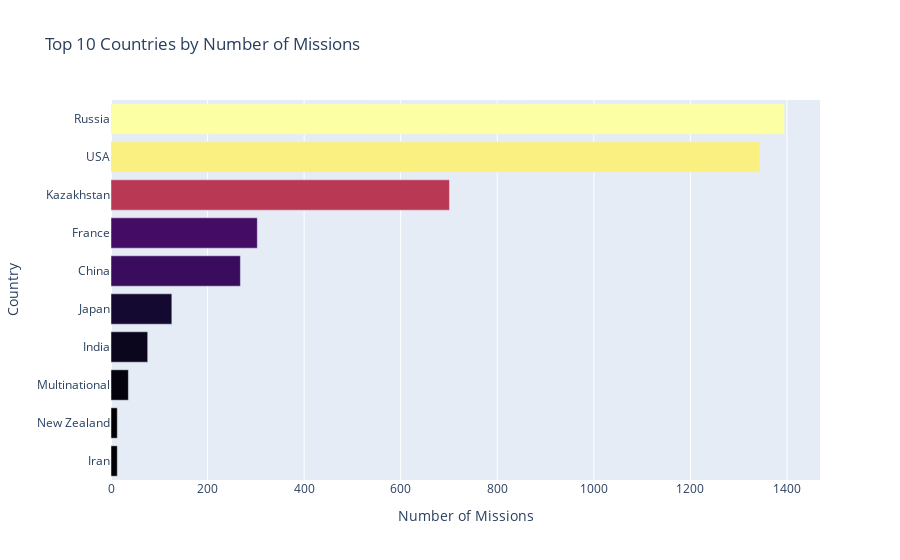

The notebook cell saved with this chart:
### Markdown cell above
## The Countries with the Most Missions

### Code cell
Top_10_Countries = df_data_clean.groupby('Country', as_index=False).agg({'Price': pd.Series.count}).\
                       sort_values('Price', ascending=False)[0:10]


h_bar = px.bar(x=Top_10_Countries.Price, y=Top_10_Countries.Country, orientation='h',
               title='Top 10 Countries by Number of Missions', color=Top_10_Countries.Price,
               color_continuous_scale='Inferno',
               labels={"x": "Country", "y": "Number of Missions", "color": "Number of Missions"},
               ).update_yaxes(categoryorder='total ascending')
h_bar.update_layout(xaxis_title='Number of Missions', yaxis_title='Country', coloraxis_showscale=False)
h_bar.show()

### Figure 1 — Plotly figure (JSON) as saved in the notebook; plotly's stock layout.template omitted (floating-point values rounded to 4 significant figures)
{"data": [{"alignmentgroup": "True", "hovertemplate": "Country=%{x}<br>Number of Missions=%{marker.color}<extra></extra>", "legendgroup": "", "marker": {"color": [1395, 1344, 701, 303, 268, 126, 76, 36, 13, 13], "coloraxis": "coloraxis", "pattern": {"shape": ""}}, "name": "", "offsetgroup": "", "orientation": "h", "showlegend": false, "textposition": "auto", "type": "bar", "x": [1395, 1344, 701, 303, 268, 126, 76, 36, 13, 13], "xaxis": "x", "y": ["Russia", "USA", "Kazakhstan", "France", "China", "Japan", "India", "Multinational", "Iran", "New Zealand"], "yaxis": "y"}], "layout": {"barmode": "relative", "coloraxis": {"colorbar": {"title": {"text": "Number of Missions"}}, "colorscale": [[0, "#000004"], [0.1111, "#1b0c41"], [0.2222, "#4a0c6b"], [0.3333, "#781c6d"], [0.4444, "#a52c60"], [0.5556, "#cf4446"], [0.6667, "#ed6925"], [0.7778, "#fb9b06"], [0.8889, "#f7d13d"], [1, "#fcffa4"]], "showscale": false}, "legend": {"tracegroupgap": 0}, "title": {"text": "Top 10 Countries by Number of Missions"}, "xaxis": {"anchor": "y", "domain": [0, 1], "title": {"text": "Number of Missions"}}, "yaxis": {"anchor": "x", "categoryorder": "total ascending", "domain": [0, 1], "title": {"text": "Country"}}}}
